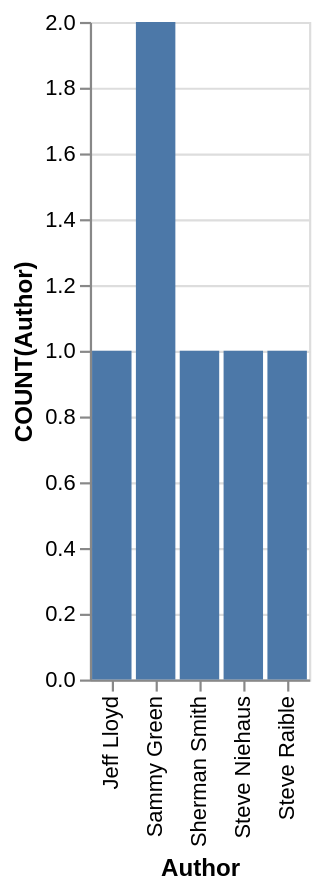

Here is the Vega-Lite specification saved for this chart:
### Vega-Lite specification from a JSON file in a GitHub repository (floating-point values rounded to 4 significant figures)
{"data": {"values": [{"x_data": "Jeff Lloyd", "y_data": 1}, {"x_data": "Sammy Green", "y_data": 2}, {"x_data": "Sherman Smith", "y_data": 1}, {"x_data": "Steve Niehaus", "y_data": 1}, {"x_data": "Steve Raible", "y_data": 1}]}, "mark": "bar", "encoding": {"x": {"field": "x_data", "type": "nominal", "title": "Author", "sort": "ascending"}, "y": {"field": "y_data", "type": "quantitative", "title": "COUNT(Author)"}}}
